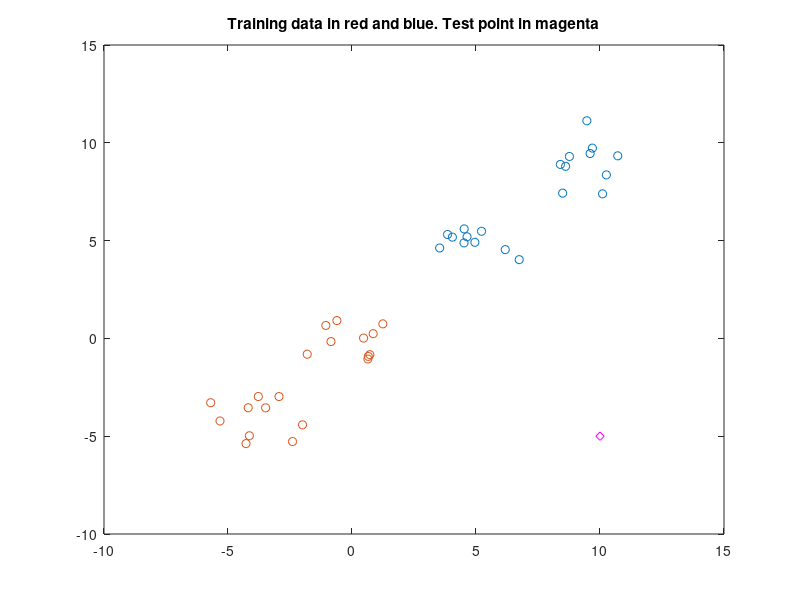

Write MATLAB code to recreate this figure. (Note: this script raises an error after producing the figure.)
function demoGMMclass

D=2;
X1=horzcat(randn(D,10), randn(D,10)+repmat([4 4]',1,10)); X1=X1+5*ones(size(X1)); % class1 data
X2=horzcat(randn(D,10), randn(D,10)-repmat([4 4]',1,10));  % class2 data
scatter(X1(1,:),X1(2,:),'ro'); hold on; scatter(X2(1,:),X2(2,:),'b+'); set(gca,'box','on')
title('Training data in red and blue. Test point in magenta')
xtest=[X1 X2 [10 -5]']; % last point is far from the training data
figure(1); plot(xtest(1,end),xtest(2,end),'md');

pause(5)

% EM training :
opts.plotlik=1;
opts.plotsolution=1;
opts.maxit=25;
opts.minDeterminant=0.0001;
H=2; % number of mixture components

figure; [P1,m1,S1,loglik1,phgn1]=GMMem(X1,H,opts); % fit class1 data
figure; [P2,m2,S2,loglik2,phgn2]=GMMem(X2,H,opts); % fit class2 data



p1 = size(X1,2); p2=size(X2,2); % prior class probabilities
logl1=GMMloglik(xtest,P1,m1,S1);
logl2=GMMloglik(xtest,P2,m2,S2);
fprintf(1,'Class probabilities:\n the last test point which is far from the training data is over confident')
pcgdata  = condexp([logl1+log(p1); logl2+log(p2)]) % posterior probabilities
figure; subplot(2,1,1); bar(pcgdata(1,:)); axis([0 42 0 1]); title('class probabilities for the datapoints (top: standard, bottom: using an additional broad component)')

% include an additional component with large variance to ensure that classification goes to 0.5 far from data:
smallprob=0.0001;
P1=condp(vertcat(P1, smallprob));
m1=[m1 mean([X1 X2],2)];
S1(:,:,end+1)=10*cov([X1 X2]'); 

P2=condp(vertcat(P2, smallprob));
m2=[m2 mean([X1 X2],2)];
S2(:,:,end+1)=10*cov([X1 X2]');

logl1=GMMloglik(xtest,P1,m1,S1);
logl2=GMMloglik(xtest,P2,m2,S2);
fprintf(1,'\n\nClass probabilities:\n the last test point now has roughly equal class probabilities')
pcgdata2 = condexp([logl1+log(p1); logl2+log(p2)]) % posterior probabilities
subplot(2,1,2); bar(pcgdata2(1,:)); axis([0 42 0 1])